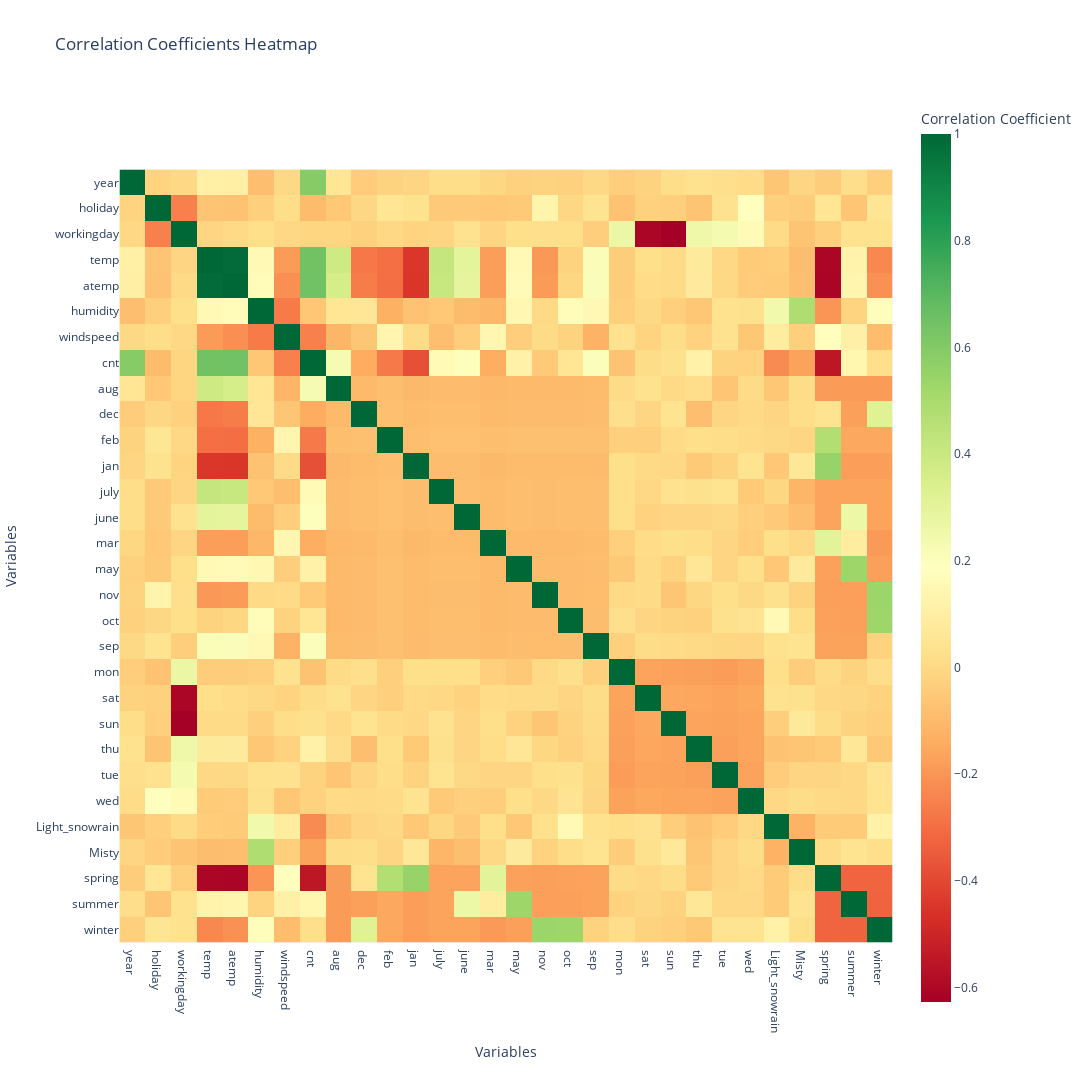

This figure's notebook cell:
### Code cell
# Calculate correlation matrix
import plotly.express as px
corr_matrix = df_train.corr()

# Create an interactive heatmap using Plotly
fig = px.imshow(corr_matrix, 
                color_continuous_scale='RdYlGn', 
                title='Correlation Coefficients Heatmap',
                labels=dict(x="Variables", y="Variables", color="Correlation Coefficient"))
 #Update the layout to set the figure size
fig.update_layout(width=2500, height=2500) 
# Show the plot
fig.show()

### Figure 1 — Plotly figure (JSON) as saved in the notebook; plotly's stock layout.template omitted (floating-point values rounded to 4 significant figures; data arrays with more than 128 entries replaced by an {"elided": "..."} marker saying what was removed)
{"data": [{"coloraxis": "coloraxis", "hovertemplate": "Variables: %{x}<br>Variables: %{y}<br>Correlation Coefficient: %{z}<extra></extra>", "name": "0", "type": "heatmap", "x": ["year", "holiday", "workingday", "temp", "atemp", "humidity", "windspeed", "cnt", "aug", "dec", "feb", "jan", "july", "june", "mar", "may", "nov", "oct", "sep", "mon", "sat", "sun", "thu", "tue", "wed", "Light_snowrain", "Misty", "spring", "summer", "winter"], "xaxis": "x", "y": ["year", "holiday", "workingday", "temp", "atemp", "humidity", "windspeed", "cnt", "aug", "dec", "feb", "jan", "july", "june", "mar", "may", "nov", "oct", "sep", "mon", "sat", "sun", "thu", "tue", "wed", "Light_snowrain", "Misty", "spring", "summer", "winter"], "yaxis": "y", "z": {"elided": "30x30 float values"}}], "layout": {"coloraxis": {"colorbar": {"title": {"text": "Correlation Coefficient"}}, "colorscale": [[0, "rgb(165,0,38)"], [0.1, "rgb(215,48,39)"], [0.2, "rgb(244,109,67)"], [0.3, "rgb(253,174,97)"], [0.4, "rgb(254,224,139)"], [0.5, "rgb(255,255,191)"], [0.6, "rgb(217,239,139)"], [0.7, "rgb(166,217,106)"], [0.8, "rgb(102,189,99)"], [0.9, "rgb(26,152,80)"], [1, "rgb(0,104,55)"]]}, "height": 2500, "title": {"text": "Correlation Coefficients Heatmap"}, "width": 2500, "xaxis": {"anchor": "y", "autorange": true, "constrain": "domain", "domain": [0, 1], "range": [-0.5, 29.5], "scaleanchor": "y", "title": {"text": "Variables"}, "type": "category"}, "yaxis": {"anchor": "x", "autorange": true, "constrain": "domain", "domain": [0.03901, 0.961], "range": [29.5, -0.5], "title": {"text": "Variables"}, "type": "category"}}}
